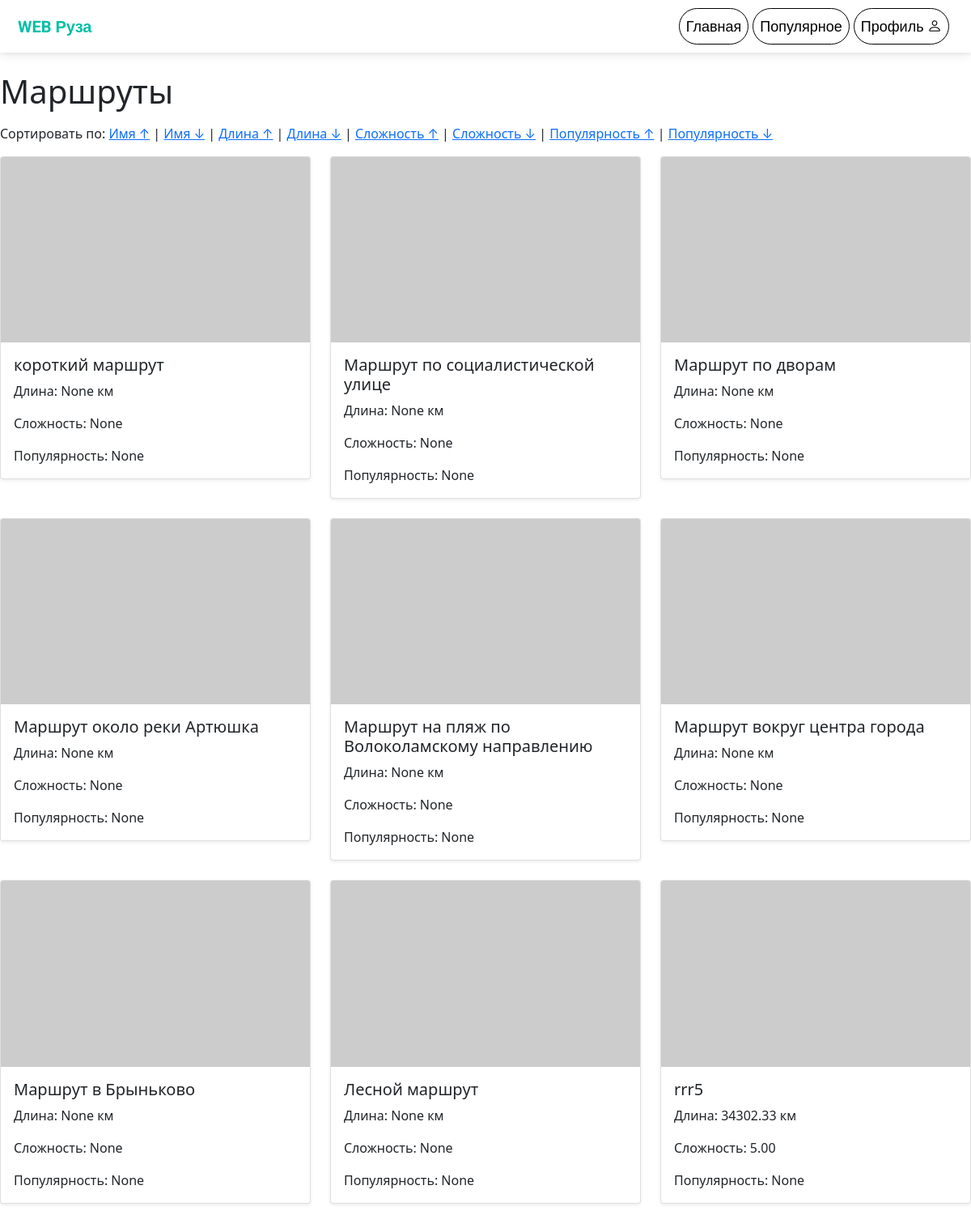
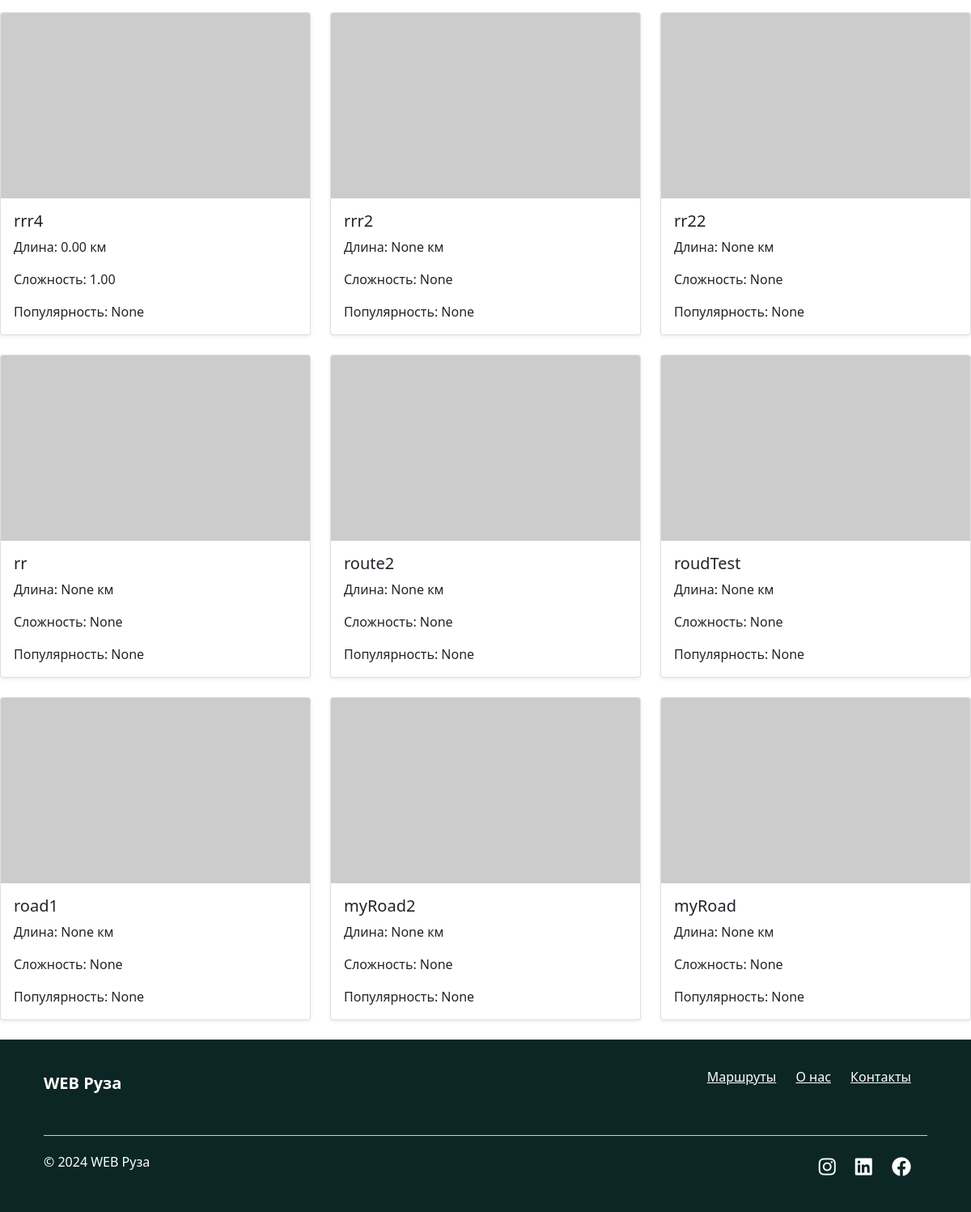
Before: /routes/?sort_by=name&order=desc with the older database file (2 pictures, top to bottom).
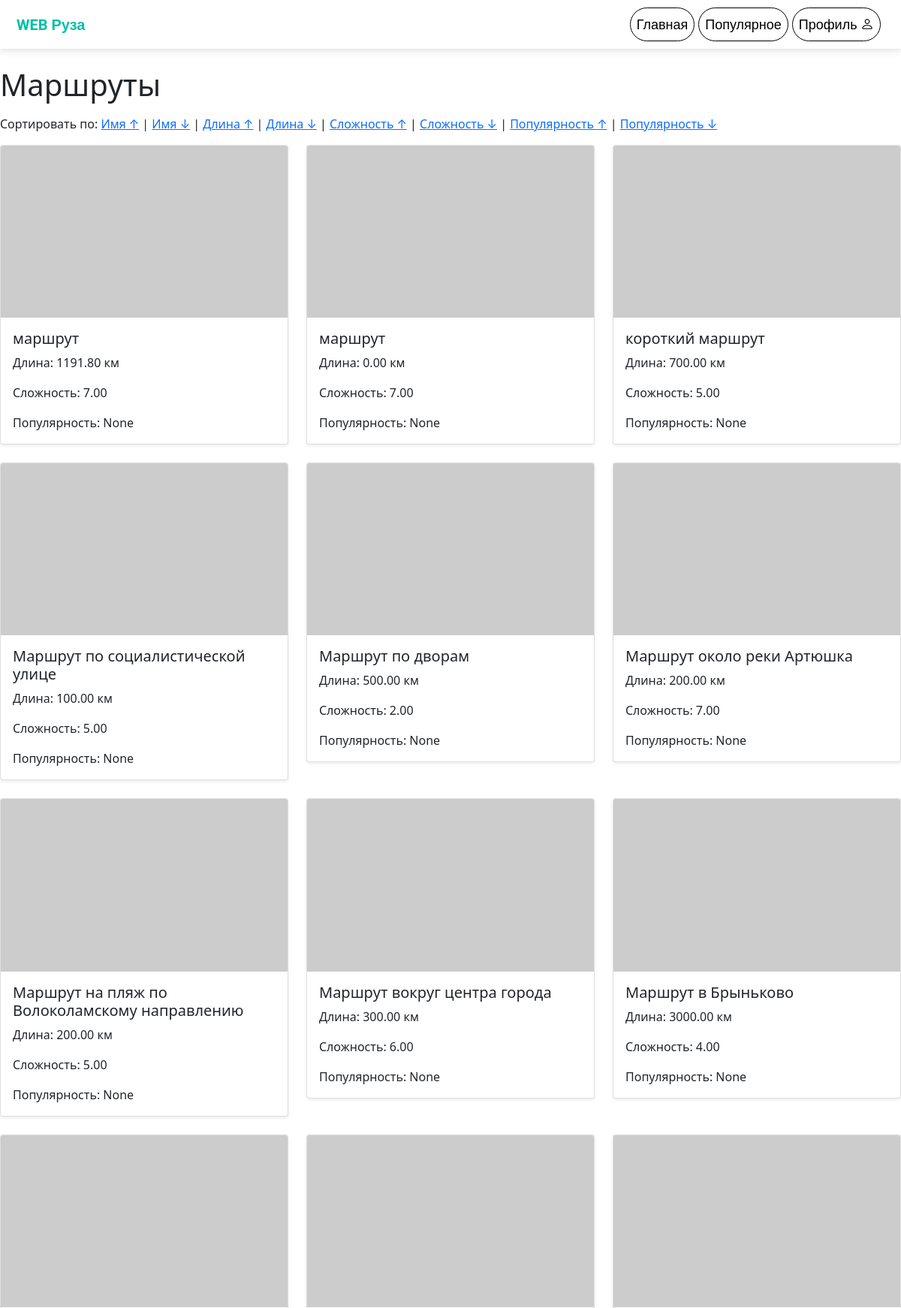
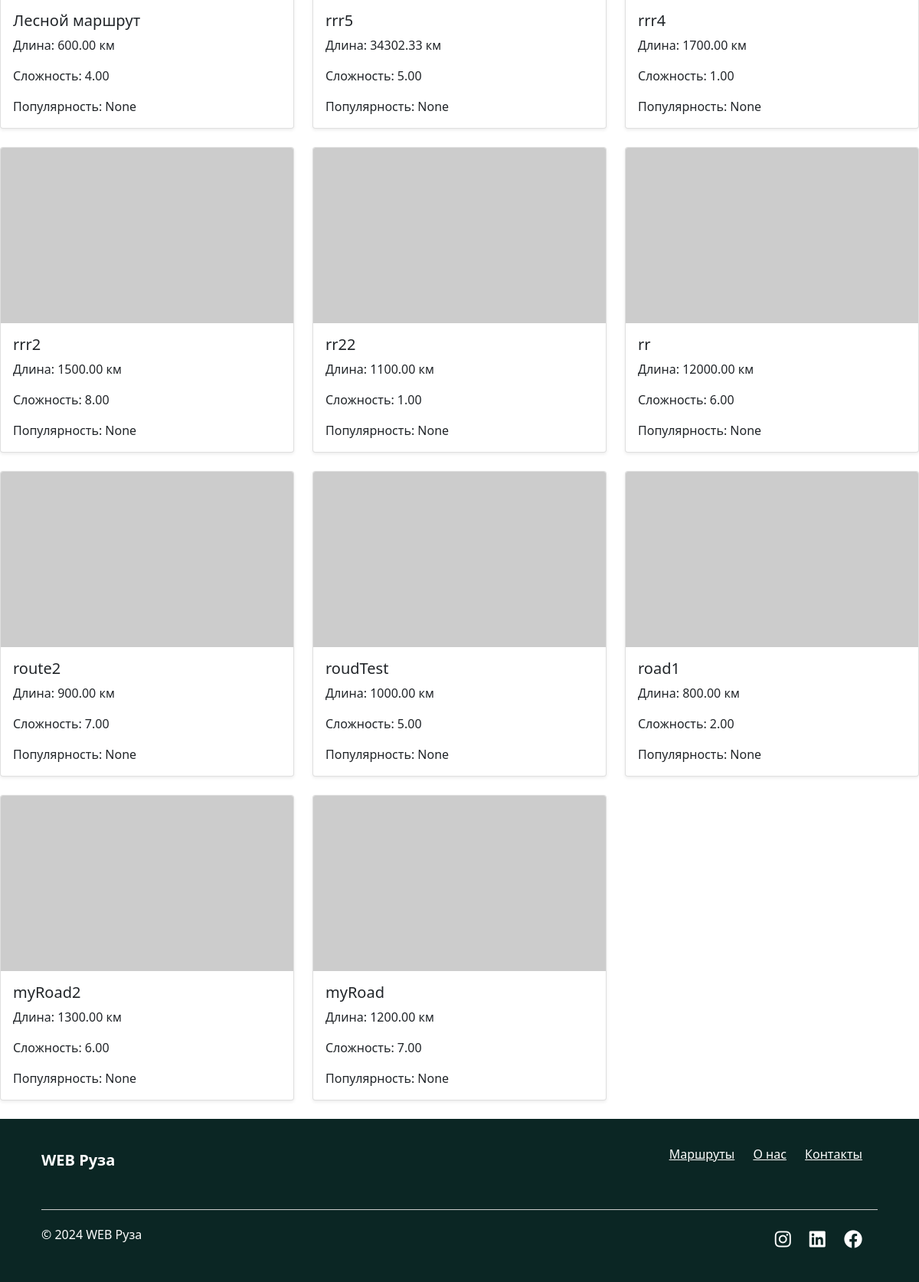
After: the same page with the newer database file (2 pictures, top to bottom).
### Constructor/models.py (models this page shows)
class Line(models.Model):
    name = models.TextField(null=True)
    coordinates = models.TextField(null=True)
    length = models.DecimalField(max_digits=7, decimal_places=2, null=True)
    difficulty = models.DecimalField(max_digits=5, decimal_places=2, null=True)
    seasons = models.TextField(null=True)
    popularity = models.DecimalField(max_digits=7, decimal_places=0, null=True)
    notes = models.TextField(null=True)

### Constructor/views.py (the view)
# urls.py: path('routes/', views.route_list, name='route_list'),
def route_list(request):
    sort_by = request.GET.get('sort_by', 'name')  # Default sort by name
    order = request.GET.get('order', 'asc')  # Default order ascending
    if order == 'desc':
        sort_by = '-' + sort_by
    routes = Line.objects.all().order_by(sort_by)
    return render(request, 'route_list.html', {'routes': routes})

### Constructor/templates/route_list.html (shortened to what this page needs)
{% extends 'base_generic.html' %}
{% block content %}
<!DOCTYPE html>
<html lang="ru">
<head>
    <link href="https://cdn.jsdelivr.net/npm/bootstrap@5.1.3/dist/css/bootstrap.min.css" rel="stylesheet">
</head>
<body>
    <h1 class="mt-4 mb-3">Маршруты</h1>
    <div class="mb-3">
        <span>Сортировать по:</span>
        <a href="?sort_by=name&order=asc">Имя ↑</a> |
        <a href="?sort_by=name&order=desc">Имя ↓</a> |
        <a href="?sort_by=length&order=asc">Длина ↑</a> |
        <a href="?sort_by=length&order=desc">Длина ↓</a> |
        <a href="?sort_by=difficulty&order=asc">Сложность ↑</a> |
        <a href="?sort_by=difficulty&order=desc">Сложность ↓</a> |
        <a href="?sort_by=popularity&order=asc">Популярность ↑</a> |
        <a href="?sort_by=popularity&order=desc">Популярность ↓</a>
    </div>
    <div class="row">
        {% for route in routes %}
        <div class="col-md-4">
            <div class="card mb-4 shadow-sm">
                <img class="card-img-top" src="https://via.placeholder.com/500x300" alt="Изображение маршрута">
                <div class="card-body">
                    <h5 class="card-title">{{ route.name }}</h5>
                    <p class="card-text">Длина: {{ route.length }} км</p>
                    <p class="card-text">Сложность: {{ route.difficulty }}</p>
                    <p class="card-text">Популярность: {{ route.popularity }}</p>
                </div>
            </div>
        </div>
        {% endfor %}
    </div>
</body>
</html>
{% endblock %}

Changed rows visible on the page:
added Line: name "маршрут", length "1191.80", difficulty "7.00", popularity "None"
added Line: name "маршрут", length "0.00", difficulty "7.00", popularity "None"
changed Line "короткий маршрут": length "None" → "700.00"; difficulty "None" → "5.00"
changed Line "Маршрут по социалистической улице": length "None" → "100.00"; difficulty "None" → "5.00"
changed Line "Маршрут по дворам": length "None" → "500.00"; difficulty "None" → "2.00"
changed Line "Маршрут около реки Артюшка": length "None" → "200.00"; difficulty "None" → "7.00"
changed Line "Маршрут на пляж по Волоколамскому направлению": length "None" → "200.00"; difficulty "None" → "5.00"
changed Line "Маршрут вокруг центра города": length "None" → "300.00"; difficulty "None" → "6.00"
changed Line "Маршрут в Брыньково": length "None" → "3000.00"; difficulty "None" → "4.00"
changed Line "Лесной маршрут": length "None" → "600.00"; difficulty "None" → "4.00"
changed Line "rrr4": length "0.00" → "1700.00"
changed Line "rrr2": length "None" → "1500.00"; difficulty "None" → "8.00"
changed Line "rr22": length "None" → "1100.00"; difficulty "None" → "1.00"
changed Line "rr": length "None" → "12000.00"; difficulty "None" → "6.00"
changed Line "route2": length "None" → "900.00"; difficulty "None" → "7.00"
changed Line "roudTest": length "None" → "1000.00"; difficulty "None" → "5.00"
changed Line "road1": length "None" → "800.00"; difficulty "None" → "2.00"
changed Line "myRoad2": length "None" → "1300.00"; difficulty "None" → "6.00"
changed Line "myRoad": length "None" → "1200.00"; difficulty "None" → "7.00"
